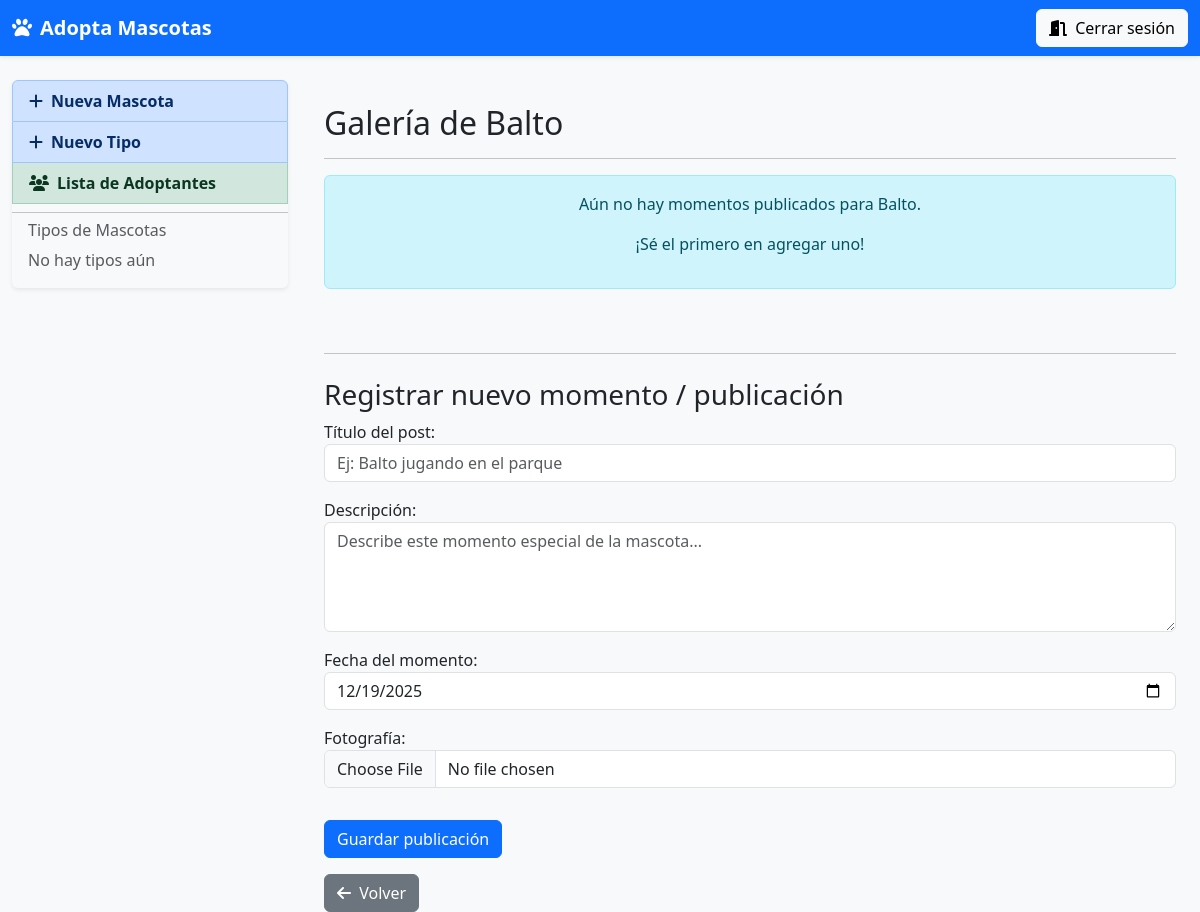
Page /detalleMascota/2/posts/ (signed in) on the earlier database version.
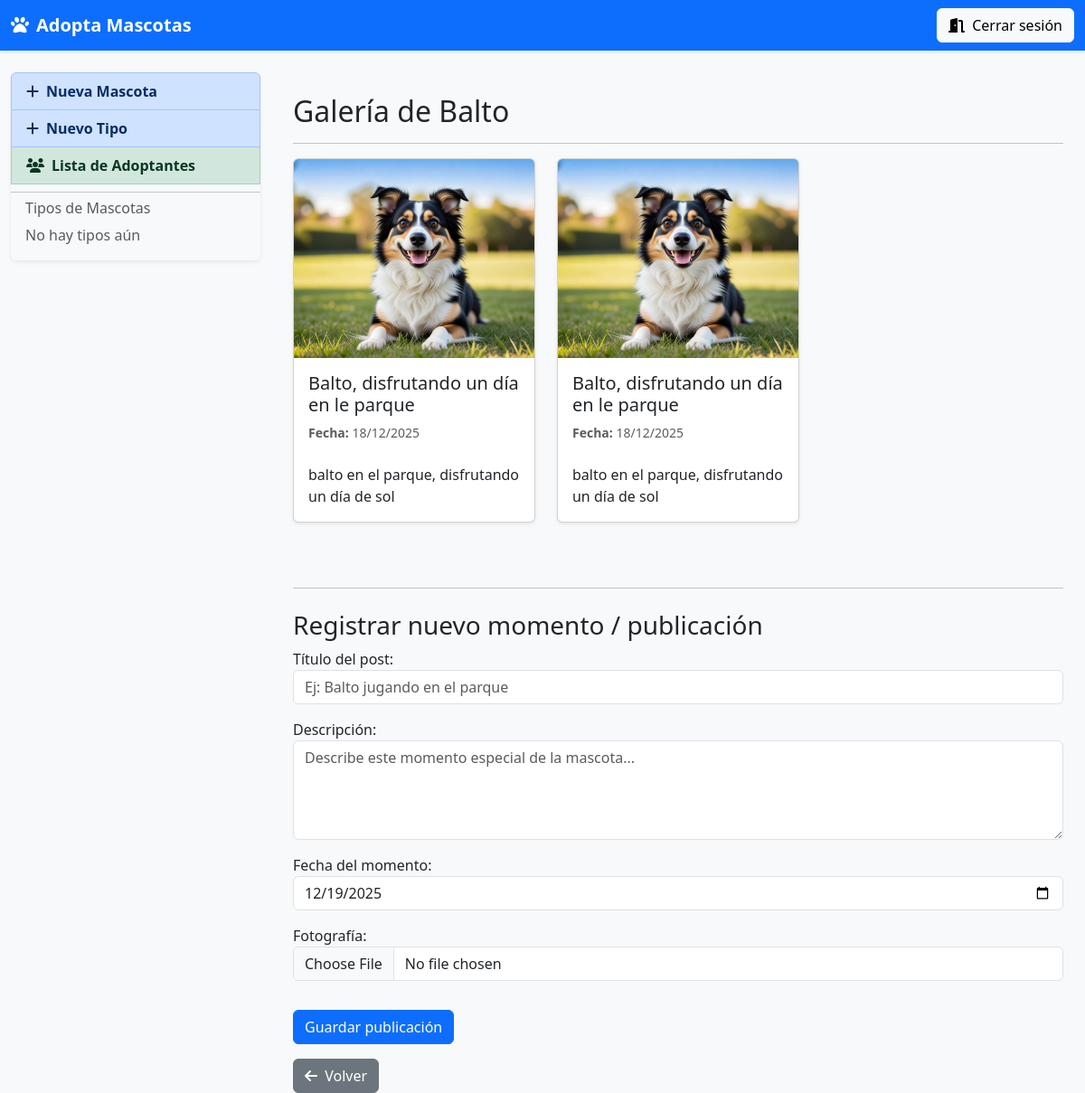
Same page on the later database version.
### app1/models.py (models this page shows, shortened)
class Mascota(models.Model):
    nombre = models.CharField(max_length=128,null=True,blank=True)
    edad = models.IntegerField()
    descripcion = models.TextField(max_length=512,null=True,blank=True)
    foto = models.ImageField(upload_to='mascotas/')
    tipo = models.ForeignKey(TipoMascota, on_delete=models.CASCADE)
    estado = models.CharField(max_length=20,null=True,blank=True)

class PostMascota(models.Model):
    mascota = models.ForeignKey(
        'Mascota',
        on_delete=models.CASCADE,
        related_name='posts'
    )
    titulo = models.CharField(max_length=200)
    descripcion = models.TextField(blank=True)
    fecha = models.DateField(default=date.today, help_text="Fecha en que ocurrió este momento")
    foto = models.ImageField(upload_to='mascotas/posts/')
    class Meta:
        ordering = ['-fecha']
        verbose_name = 'Post de Mascota'
        verbose_name_plural = 'Posts de Mascotas'

### app1/views.py (the view)
# urls.py: path('detalleMascota/<int:mascota_id>/posts/', views.posts_mascota, name='posts_mascota'),
@login_required(login_url='/')
def posts_mascota(request, mascota_id):
    mascota = get_object_or_404(Mascota, id=mascota_id)
    posts = mascota.posts.all()
    if request.method == 'POST':
        form = PostMascotaForm(request.POST, request.FILES)
        if form.is_valid():
            nuevo_post = form.save(commit=False)
            nuevo_post.mascota = mascota
            nuevo_post.save()
            return redirect('app1:posts_mascota', mascota_id=mascota.id)
    else:
        form = PostMascotaForm()
    context = {
        'mascota': mascota,
        'form': form,
        'posts': posts,
    }
    return render(request, 'posts_mascota.html', context)

### app1/forms.py (shortened to what this page needs)
class PostMascotaForm(forms.ModelForm):
    class Meta:
        model = PostMascota
        fields = ['titulo', 'descripcion', 'fecha', 'foto']
        widgets = {
            'titulo': forms.TextInput(attrs={
                'class': 'form-control',
                'placeholder': 'Ej: Balto jugando en el parque',
                'label': 'Título del post'
            }),
            'descripcion': forms.Textarea(attrs={
                'class': 'form-control',
                'placeholder': 'Describe este momento especial de la mascota...',
                'rows': 4,
                'label': 'Descripción'
            }),
            'fecha': forms.DateInput(attrs={
                'class': 'form-control',
                'type': 'date',  # Muestra el calendario nativo del navegador
                'label': 'Fecha del momento'
            }),
            'foto': forms.ClearableFileInput(attrs={
                'class': 'form-control',
                'label': 'Fotografía'
            }),
        }
        labels = {
            'titulo': 'Título del post',
            'descripcion': 'Descripción',
            'fecha': 'Fecha del momento',
            'foto': 'Fotografía',
        }

### app1/templates/posts_mascota.html (shortened to what this page needs)
{% extends 'layout.html' %}
{% block content %}
<div class="container mt-4">
    <h2>Galería de {{ mascota.nombre }}</h2>
    <hr>
    <div class="row">
        {% for post in posts %}
            <div class="col-md-4 mb-4">
                <div class="card h-100 shadow-sm">
                    {% if post.foto %}
                        <img src="{{ post.foto.url }}" class="card-img-top" alt="{{ post.titulo }}" style="height: 220px; object-fit: cover;">
                    {% else %}
                        <div class="bg-light text-center py-5" style="height: 220px;">
                            <small class="text-muted">Sin foto</small>
                        </div>
                    {% endif %}
                    <div class="card-body d-flex flex-column">
                        <h5 class="card-title">{{ post.titulo }}</h5>
                        <p class="text-muted small"><strong>Fecha:</strong> {{ post.fecha|date:"d/m/Y" }}</p>
                        <p class="card-text mt-2">{{ post.descripcion }}</p>
                    </div>
                </div>
            </div>
        {% empty %}
            <div class="col-12">
                <div class="alert alert-info text-center">
                    <p>Aún no hay momentos publicados para {{ mascota.nombre }}.</p>
                    <p>¡Sé el primero en agregar uno!</p>
                </div>
            </div>
        {% endfor %}
    </div>
    <hr class="mt-5 mb-4">
    <h3>Registrar nuevo momento / publicación</h3>
    <form method="POST" enctype="multipart/form-data">
        <div class="mb-3">
            {{ form.titulo.label_tag }}
            {{ form.titulo }}
        </div>
        <div class="mb-3">
            {{ form.descripcion.label_tag }}
            {{ form.descripcion }}
        </div>
        <div class="mb-3">
            {{ form.fecha.label_tag }}
            {{ form.fecha }}
        </div>
        <div class="mb-3">
            {{ form.foto.label_tag }}
            {{ form.foto }}
        </div>
        <button type="submit" class="btn btn-primary mt-3">Guardar publicación</button>
    </form>
         <a href="{% url 'app1:home' %}" class="btn btn-secondary mt-3">
        <i class="fa-solid fa-arrow-left me-1"></i> Volver
      </a>
</div>
{% endblock %}

### app1/templates/layout.html (shortened to what this page needs)
<!DOCTYPE html>
<html lang="es">
<head>
  <link href="https://cdn.jsdelivr.net/npm/bootstrap@5.3.0/dist/css/bootstrap.min.css"
        rel="stylesheet"
>
  <link rel="stylesheet"
        href="https://cdnjs.cloudflare.com/ajax/libs/font-awesome/6.3.0/css/all.min.css"
 />
</head>
<body class="bg-light">
  <nav class="navbar navbar-expand-lg navbar-dark bg-primary shadow-sm">
    <div class="container-fluid">
      <a class="navbar-brand fw-bold" href="{% url 'app1:home' %}">
        <i class="fa-solid fa-paw me-2"></i>Adopta Mascotas
      </a>
      <div>
        <a href="{% url 'app1:cerrarSesion' %}" class="btn btn-light">
          <i class="fa-solid fa-door-open me-1"></i> Cerrar sesión
        </a>
      </div>
    </div>
  </nav>
  <div class="container-fluid mt-4">
    <div class="row">
      <aside class="col-md-3 mb-3">
        <div class="list-group shadow-sm">
          <a href="{% url 'app1:crearMascota' %}" class="list-group-item list-group-item-action list-group-item-primary fw-bold">
            <i class="fa-solid fa-plus me-2"></i>Nueva Mascota
          </a>
          <a href="{% url 'app1:crearTipo' %}" class="list-group-item list-group-item-action list-group-item-primary fw-bold">
            <i class="fa-solid fa-plus me-2"></i>Nuevo Tipo
          </a>
          <a href="{% url 'app1:listaAdoptantes' %}" class="list-group-item list-group-item-action list-group-item-success fw-bold">
            <i class="fa-solid fa-users me-2"></i>Lista de Adoptantes
          </a>
          <hr class="my-2">
          <h6 class="px-3 text-muted">Tipos de Mascotas</h6>
          {% for tipo in tipos %}
            <a href="{% url 'app1:mascotasxtipo' tipo.id %}" class="list-group-item list-group-item-action">
              <i class="fa-solid fa-paw me-2 text-primary"></i> {{ tipo.nombre }}
            </a>
          {% empty %}
            <p class="px-3 text-muted">No hay tipos aún</p>
          {% endfor %}
        </div>
      </aside>
      <main class="col-md-9">
        {% block content %}{% endblock %}
      </main>
    </div>
  </div>
</body>
</html>

Differences in the rows shown:
shown differently, row unchanged: Mascota "Balto": nombre "Balto" → (not shown)
added PostMascota: foto (picture), titulo "Balto, disfrutando un día en le parque", fecha "18/12/2025", descripcion "balto en el parque, disfrutando un día de sol"
added PostMascota: foto (picture), titulo "Balto, disfrutando un día en le parque", fecha "18/12/2025", descripcion "balto en el parque, disfrutando un día de sol"
Other differences:
text no longer shown: "Aún no hay momentos publicados para . ¡Sé el primero en agregar uno!"
